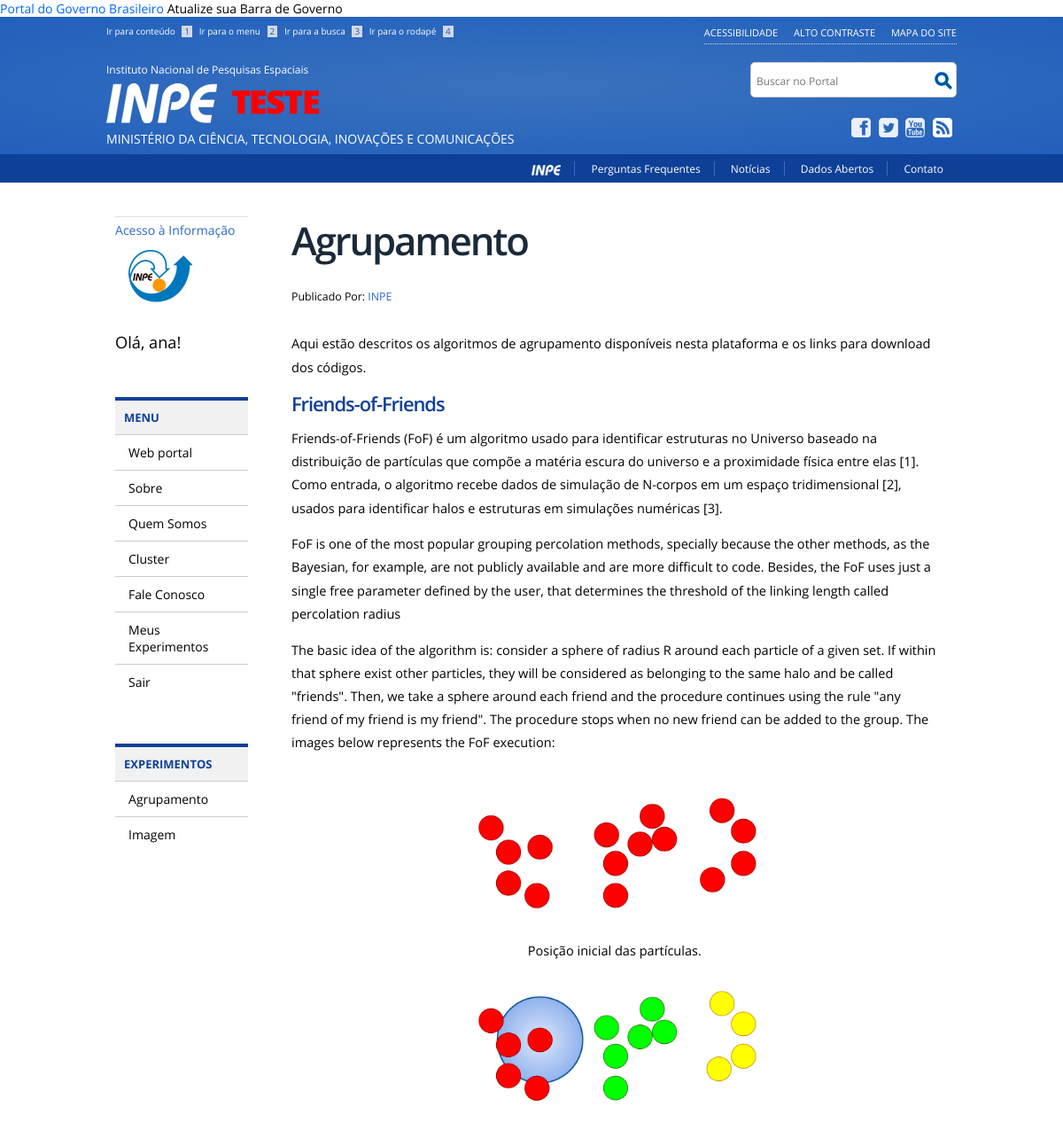
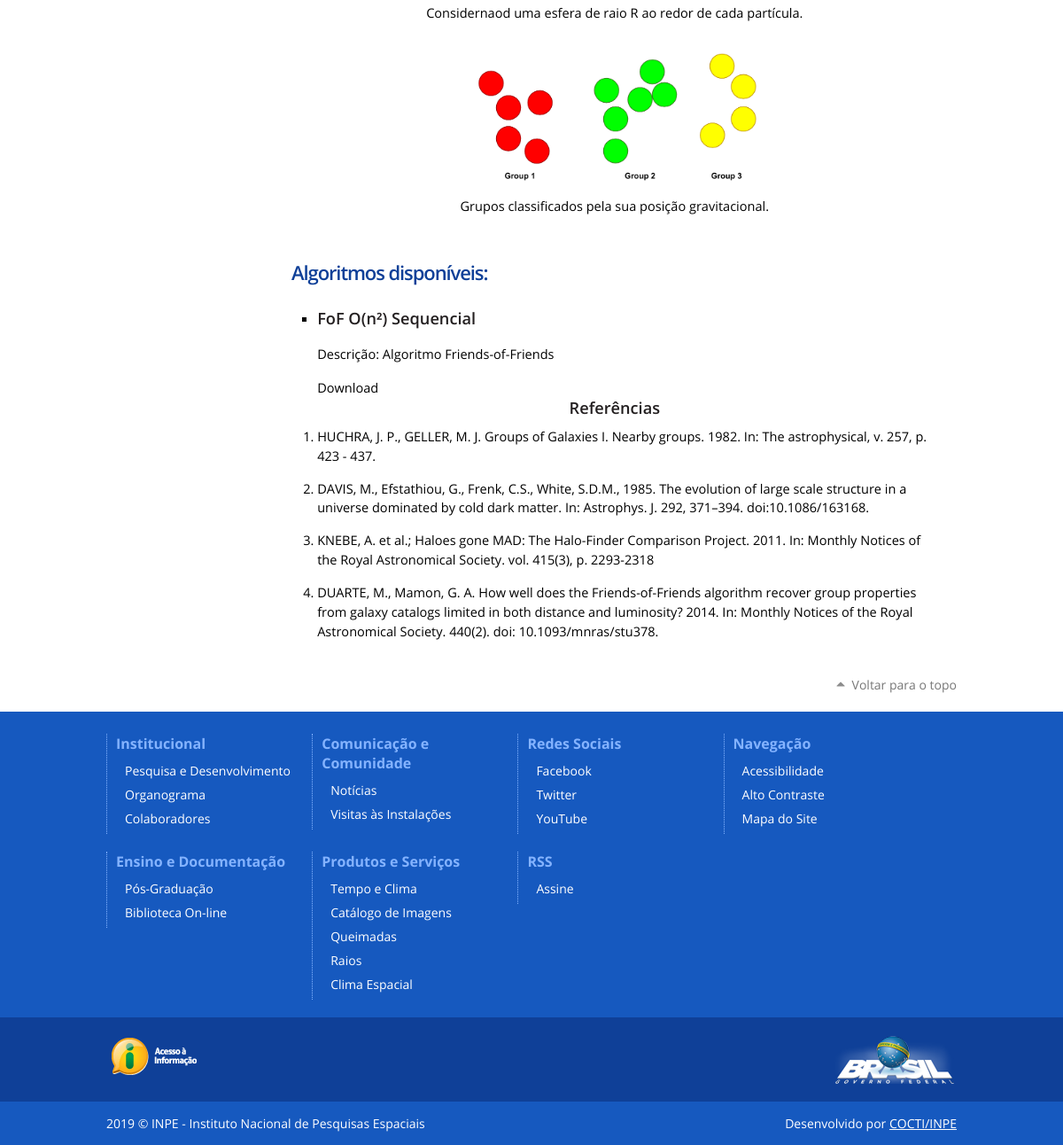
The app's page /agrupamento/ (signed in) with its own data (2 pictures, top to bottom).
### agrupamento/models.py (models this page shows, shortened)
class FoFAlgorithm(models.Model):
    idFoF = models.AutoField(primary_key=True)
    nameFoF = models.CharField(null=False, blank=False, max_length=100)
    descFoF = models.TextField(null=True, blank=False)
    commandFoF = models.TextField(null=False, blank=False)
    class Meta:
        managed = True
        db_table = 'fof_algorithm'

### agrupamento/views.py (the view)
# urls.py: path('', views.about, name="agrupamento_url"),
def about(request):
    query_results = FoFAlgorithm.objects.all()
    return render(request, 'agrupamento/about.html', {"results": query_results})

### templates/agrupamento/about.html (shortened to what this page needs)
{% extends "base.html" %}
{% load static %}
{% block content %}
    <h1 class="documentFirstHeading">Agrupamento</h1>
    <div class="documentByLine">
		<span class="documentAuthor">Publicado Por: <a href="/" title="Acesse Publicado Por">INPE</a></span>
	</div>
    <p>Aqui estão descritos os algoritmos de agrupamento disponíveis nesta plataforma e os links para download dos códigos.</p>
    <h1>Friends-of-Friends</h1>
    <p> Friends-of-Friends (FoF) é um algoritmo usado para identificar estruturas no Universo baseado
        na distribuição de partículas que compõe a matéria escura do universo e a proximidade física
        entre elas [1]. Como entrada, o algoritmo recebe dados de simulação de N-corpos em um
        espaço tridimensional [2], usados para identificar halos e estruturas em simulações numéricas [3]. </p>
    <p>
        FoF is one of the most popular grouping percolation methods, specially because the other methods, as the Bayesian, for example,
        are not publicly available and are more difficult to code. Besides, the FoF uses just a single free parameter defined by the
        user, that determines the threshold of the linking length called percolation radius</p>
     <p>
        The basic idea of the algorithm is: consider a sphere of radius R around each particle of a given set. If within that sphere
        exist other particles, they will be considered as belonging to the same halo and be called "friends". Then, we take a sphere
        around each friend and the procedure continues using the rule "any friend of my friend is my friend". The procedure stops when
        no new friend can be added to the group. The images below represents the FoF execution:</p>
        <p>
            <center>
            <img src="{% static '/img/fof1.png' %}" alt="Italian Trulli" align="middle" width="50%"/>
            <figcaption>Posição inicial das partículas.</figcaption>
            <img src="{% static 'img/fof2.png' %}" alt="Italian Trulli" align="middle" width="50%"/>
            <figcaption>Considernaod uma esfera de raio R ao redor de cada partícula.</figcaption>
            <img src="{% static 'img/fof3.png' %}" alt="Italian Trulli" align="middle" width="50%"/>
            <figcaption>Grupos classificados pela sua posição gravitacional.</figcaption>
            </center>
        </p>
    <p><h1><b>Algoritmos disponíveis:</b></h1></p>
		<div id="postlist">
			<div class="panel">
                <ul>
                {% for alg in results %}
                  <div class="panel-heading">
                        <div class="text-center">
                            <div class="row">
                                <div class="col-sm-9">
                                    <li><h3 class="pull-left">{{ alg.nameFoF }}</h3></li>
                                    <p>Descrição: {{ alg.descFoF }}</p>
                                    <a href="#">Download</a>
                                </div>
                            </div>
                        </div>
                    </div>
                {% endfor %}
            </ul>
        </div>
        </div>
      <h3><center>Referências</center></h3>
        <ol>
          <li>HUCHRA, J. P., GELLER, M. J. Groups of Galaxies I. Nearby groups. 1982. In: The astrophysical, v. 257, p. 423 - 437.</li>
          <li>DAVIS, M., Efstathiou, G., Frenk, C.S., White, S.D.M., 1985. The evolution of large scale structure in a universe dominated by cold dark matter. In: Astrophys. J. 292, 371–394. doi:10.1086/163168.</li>
          <li>KNEBE, A. et al.; Haloes gone MAD: The Halo‐Finder Comparison Project. 2011. In: Monthly Notices of the Royal Astronomical Society. vol. 415(3), p. 2293-2318</li>
          <li>DUARTE, M., Mamon, G. A. How well does the Friends-of-Friends algorithm recover group properties from galaxy catalogs limited in both distance and luminosity? 2014. In: Monthly Notices of the Royal Astronomical Society. 440(2). doi: 10.1093/mnras/stu378. </li>
        </ol>
{% endblock %}

### templates/menu.html (shortened to what this page needs)
{% load staticfiles %}
<div id="navigation">
    <div id="portal-column-one" class="cell width-1:4 position-0">
	<ul class="menu-info">
        <li><a href="http://www.inpe.br/acessoainformacao/" title="Saiba sobre o Acesso à Informação" target="_blank">Acesso à Informação</a></li>
        <li>
        <label><img src="{% static 'img/logoinpe-azul-menor.png' %}" alt="Imagem do INPE" /><span class="None"></span></label>
        </li>
    </ul>
    {% if request.user.is_authenticated %}
    <br>
        <li class="nav-item mr-sm-2"><a>Olá, {{user}}!</a></li>
    {% endif %}
    <ul class="cd-accordion-menu">
  		<li>
            <label for="1" title="Acesse as funcionalidades do OV" class="titulo">Menu</label>
        	<ul>
                <li><a class="navbar-brand" href="{% url 'home_url' %}" title="Acesse Home">Web portal</a></li>
                <li><a href="{% url 'sobre_url' %}" title="Acesse Sobre">Sobre</a></li>
                <li><a href="{% url 'quemsomos_url' %}" title="Acesse Quem Somos">Quem Somos</a></li>
                <li><a class="nav-link" href="{% url 'cluster_url' %}" title="Acesse cluster">Cluster</a></li>
                <li><a href="{% url 'contato_url' %}" title="Fale conosco">Fale Conosco</a></li>
                {% if request.user.is_authenticated %}
                    <li class="nav-item mr-sm-2"><a href="{% url 'experimentos_url' %}">Meus Experimentos</a></li>
                    <li class="nav-item mr-sm-2"><a href="{% url 'auth_logout' %}">Sair</a></li>
                {% else %}
                    <li class="active mr-sm-2"><a href="{% url 'auth_login' %}">Entrar</a></li>
                    <li class="active mr-sm-2"><a href="{% url 'registration_register' %}">Registre-se</a></li>
                {% endif %}
    		</ul>
        </li>
        {% if request.user.is_authenticated %}
        <li class="has-children">
            <label for="2" title="Acesse os subitens do OV" class="titulo">Experimentos</label>
            <ul>
                <li class="has-children">
                    <label for="sub-grupo-2">Agrupamento</label>
                </li>
                <li class="has-children">
                    <label for="sub-grupo-3">Imagem</label>
                </li>
            </ul>
        </li>
        {% endif %}
	</ul>
	</div>
</div>

### static/css/plone.css (style rules this page uses)
@media screen { * { margin: 0; padding: 0; } }
@media screen { * :link,:visited { text-decoration:none } }
@media screen { * ul,ol { list-style:none; } }
@media screen { * li { display: inline; } }
@media screen { * h1,h2,h3,h4,h5,h6,pre,code { font-size:1em; } }
@media screen { a { outline: none; } }
@media screen { img { vertical-align: text-bottom; } }
@media screen { body { font: 100% Arial, FreeSans, sans-serif; background: White; color: Black; } }
@media screen { h1, h2, h3, h4, h5, h6 { font-family: "Helvetica Neue", Arial, FreeSans, sans-serif; font-weight: bold; color: Black; line-height: 1.5em; } }
@media screen { h1, h2 { letter-spacing: -0.05em; } }
@media screen { h1 { font-size: 2em; } }
@media screen { h3 { font-size: 1.25em; } }
@media screen { h2, h3, h4, h5, h6 { color: #444; } }
@media screen { #content h1 { margin-top: 0.5em; } }
@media screen { #content h1.documentFirstHeading { margin-top: 0; } }
@media screen { #content p, #content table, #content dl, dl.portlet p, dl.portlet { margin-bottom: 1em; } }
@media screen { #content ul { list-style-type: disc; margin-left: 2em; } }
@media screen { #content ol, dl.portlet ol, div.portletStaticText ol { list-style-type: decimal; margin-left: 2em; } }
@media screen { #content li, dl.portlet li, div.portletStaticText li { margin-bottom: 0.25em; line-height: 1.5em; display: list-item; } }
@media screen { #content div.documentByLine { font-size: 85%; display: block; margin-bottom:30px; } }
@media screen { label { font-weight:bold; } }
@media screen { div.row { float: left; width: 100%; display: block; position: relative; } }
@media screen { div.cell { position: relative; float: left; left: 100%; } }
@media screen { div.position-0 { margin-left: -98.875% } }
@media screen { div.width-1\3a 4 { width: 22.75%; } }

### static/css/css-intranet-inpe.css (style rules this page uses)
body { top: 0px !important; min-width:240px; }
a { outline:none !important;color:#000; cursor:pointer; }
#content .documentByLine a:active, #content .documentByLine a:visited, #content .documentByLine a { color:#2c66ce; }
#content ul { margin-bottom:25px; }
#content h1 { color:#0f4098; font-size:22px; }

### static/css/css-menu.css (style rules this page uses)
.menu-info a { position: relative; display: block; background: #fff; font-weight: 100; color: #2c67cd !important; padding:5px 0; font-size:14px; border-top:1px solid #dfdfdf; }
#navigation .titulo { font-family:"open_sansbold", Arial, Helvetica, sans-serif; font-size:13px; text-transform:uppercase; color: #0f4098; background: #f1f1f1; padding:10px; border-top: 04px #0f4098 solid; margin-top:50px; }
ul.cd-accordion-menu { width: 100%; background: #fff; }
.cd-accordion-menu li { -webkit-user-select: none; -moz-user-select: none; -ms-user-select: none; user-select: none; }
.cd-accordion-menu label, .cd-accordion-menu a { position: relative; display: block; padding: 10px 10px 10px 15px; background: #fff; color: #000; border-top: 1px solid #ccc; font-size: 14px; font-weight: 100; }
.cd-accordion-menu label { cursor: pointer; background-image: none; }
.cd-accordion-menu label::before, .cd-accordion-menu label::after, .cd-accordion-menu a::after { content: ''; display: inline-block; width: 16px; height: 16px; position: absolute; top: 50%; }
.cd-accordion-menu input[type=checkbox]:checked + label::after { background-position: -32px 0; }
.cd-accordion-menu input[type=checkbox]:checked + label { border-top:3px solid #3a72bc; background-color:#f8f8f8; font-weight:bold; }
.cd-accordion-menu label::after { left: 15px; background-position: -16px 0; }
.cd-accordion-menu a::after { left: 10px; }
.cd-accordion-menu ul label::before { left: 10px; }
.cd-accordion-menu ul label::after, .cd-accordion-menu ul a::after { left: 15px; }
.cd-accordion-menu input[type=checkbox]:checked + label + ul, .cd-accordion-menu input[type=checkbox]:checked + label:nth-of-type(n) + ul { display: block; }

### records on screen
FoFAlgorithm: nameFoF "FoF O(n²) Sequencial", descFoF "Algoritmo Friends-of-Friends"

### other values on screen
{{ user }} "ana"
